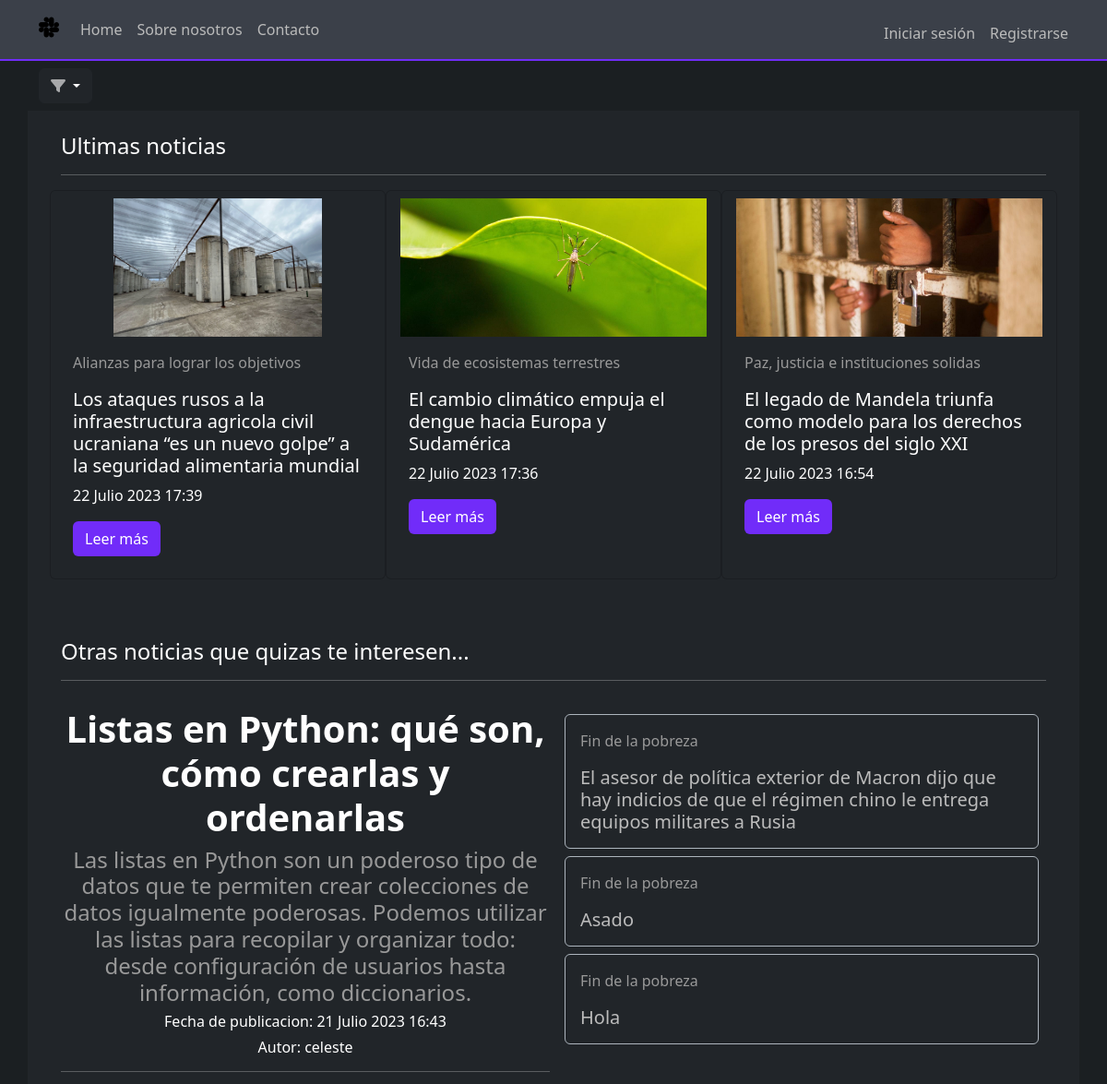
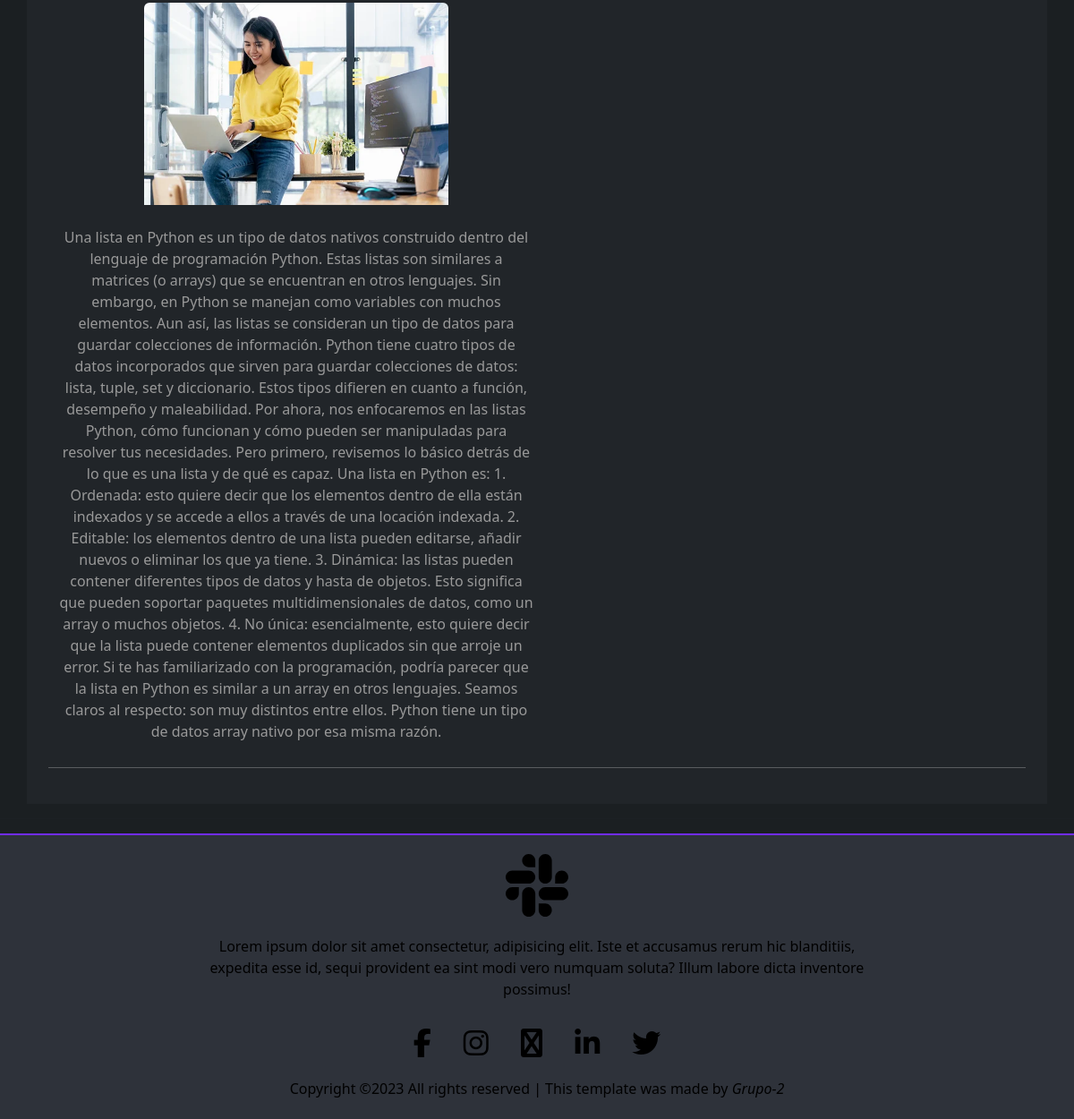
The page / on the database its author committed (2 pictures, top to bottom).
### apps/noticias/models.py (models this page shows, shortened)
class Noticia(models.Model):
	creado = models.DateTimeField(
		'creado',
		auto_now_add=True
	)
	modificado = models.DateTimeField(
		'modificado',
		auto_now=True
	)
	titulo = models.CharField(max_length = 250)
	descripcion = models.CharField(max_length= 400)
	contenido = models.TextField()
	autor = models.ForeignKey(User, on_delete = models.CASCADE)
	imagen = models.ImageField(upload_to = 'noticias')
	categoria = models.ForeignKey(Categoria, on_delete = models.CASCADE)

class Categoria(models.Model):
	nombre = models.CharField(max_length=80)
	imagen_cat = models.ImageField(upload_to = 'categorias', default='https://www.un.org/sustainabledevelopment/wp-content/uploads/sites/3/2017/12/04-11-2017-IFAD-35822.jpg')
	def __str__(self):
		return self.nombre

### ProyectoFinal/views.py (the view)
# urls.py: path('', views.Inicio, name='inicio'),
def Inicio(request):
	ctx = {}
	lista_noticias = Noticia.objects.order_by('-creado')
	ctx['object_list'] = lista_noticias[0:3]
	ctx['sola'] = lista_noticias[3]
	ctx['otras'] = lista_noticias[4:9]
	return render(request, 'inicio.html', ctx)

### templates/inicio.html (shortened to what this page needs)
{% extends 'base.html' %}
{% load static %}
{% block contenido %}
<div class="section container ">
	<div class="dropdown my-2">
		<button class="btn btn-dark dropdown-toggle" type="button" data-bs-toggle="dropdown" aria-expanded="false">
			<i class="fa fa-solid fa-filter"></i>
		</button>
	</div>
	<div class="row text-bg-dark p-4">
		<div class="col-12">
			<h4>Ultimas noticias</h4>
			<hr>
		</div>
		{% for n in object_list %}
		<div class="card text-bg-dark col-sm-12 col-md-6 col-lg-4 p-2">
			<img src="{{n.imagen.url}}" class="card-img-top" alt="..." style="height: 150px; object-fit: contain;">
			<div class="card-body">
				<p style="color: #999;">{{n.categoria}}</p>
				<h5 class="card-title">{{n.titulo}}</h5>
				<p>{{n.creado}}</p>
				<a href="{% url 'noticias:detalle_noticia' n.pk %}" class="btn btn-go">Leer más</a>
			</div>
		</div>
		{% endfor %}
		<div class="col-12">
			<h4 class="my-3 pt-5">Otras noticias que quizas te interesen...</h>
			<hr>
		</div>
		<div class="d-lg-flex col-12 p-2">
			<div class="col-lg-6 col-md-12 p-1 text-center">
				<div class="text-center">
					<h1 class="fs-30 fw-bold">{{sola.titulo}}</h1>
					<h4 style="color: #999;">{{sola.descripcion}}</h4>
				</div>
				<h6>Fecha de publicacion: {{sola.creado}}</h6>
				<h6>Autor: {{sola.autor}}</h6>
				<hr>
				<img class="rounded mx-auto d-block pb-4" src="{{sola.imagen.url}}" alt="Imagen de la noticia" style="height: 250px; object-fit: contain;">
				<p style="color: #999;">{{sola.contenido}}</p>
			</div>
			<div class="p-1">
				{% for n in otras %}
				<div class="text-bg-dark d-flex flex-row align-items-center p-3 border border-dark-subtle m-2 rounded">
					<a href="{% url 'noticias:detalle_noticia' n.pk %}" class="text-decoration-none">
						<div class="card-body">
							<p style="color: #999;">{{n.categoria}}</p>
							<h5 style="color: #bbb;" class="card-title">{{n.titulo}}</h5>
						</div>
					</a>
				</div>
				{% endfor %}
			</div>
		</div>
		<hr>
	</div>
</div>
<hr>
{% endblock contenido %}

### static/css/base.css (style rules this page uses)
body { background-color: #1b1f22; }
.fa-filter, .fa-caret-down { color:#ffffff9a }
.btn-go { background-color: #712cf9; color: #fff; }

### rows shown on the page
Noticia: imagen (picture), categoria "Alianzas para lograr los objetivos", titulo "Los ataques rusos a la infraestructura agricola civil ucraniana “es un nuevo golpe” a la seguridad alimentaria mundial", creado "22 Julio 2023 17:39"
Noticia: imagen (picture), categoria "Vida de ecosistemas terrestres", titulo "El cambio climático empuja el dengue hacia Europa y Sudamérica", creado "22 Julio 2023 17:36"
Noticia: imagen (picture), categoria "Paz, justicia e instituciones solidas", titulo "El legado de Mandela triunfa como modelo para los derechos de los presos del siglo XXI", creado "22 Julio 2023 16:54"
Noticia: titulo "Listas en Python: qué son, cómo crearlas y ordenarlas", descripcion "Las listas en Python son un poderoso tipo de datos que te permiten crear colecciones de datos igualmente poderosas. Podemos utilizar las listas para recopilar y organizar todo: desde configuración de usuarios hasta información, como diccionarios.", creado "21 Julio 2023 16:43", autor "celeste", imagen (picture), contenido "Una lista en Python es un tipo de datos nativos construido dentro del lenguaje de programación Python. Estas listas son similares a matrices (o arrays) que se encuentran en otros lenguajes. Sin embargo, en Python se manejan como variables con muchos elementos. Aun así, las listas se consideran un tipo de datos para guardar colecciones de información. Python tiene cuatro tipos de datos incorporados que sirven para guardar colecciones de datos: lista, tuple, set y diccionario. Estos tipos difieren en cuanto a función, desempeño y maleabilidad. Por ahora, nos enfocaremos en las listas Python, cómo funcionan y cómo pueden ser manipuladas para resolver tus necesidades. Pero primero, revisemos lo…"
Noticia: categoria "Fin de la pobreza", titulo "El asesor de política exterior de Macron dijo que hay indicios de que el régimen chino le entrega equipos militares a Rusia"
Noticia: categoria "Fin de la pobreza", titulo "Asado"
Noticia: categoria "Fin de la pobreza", titulo "Hola"
